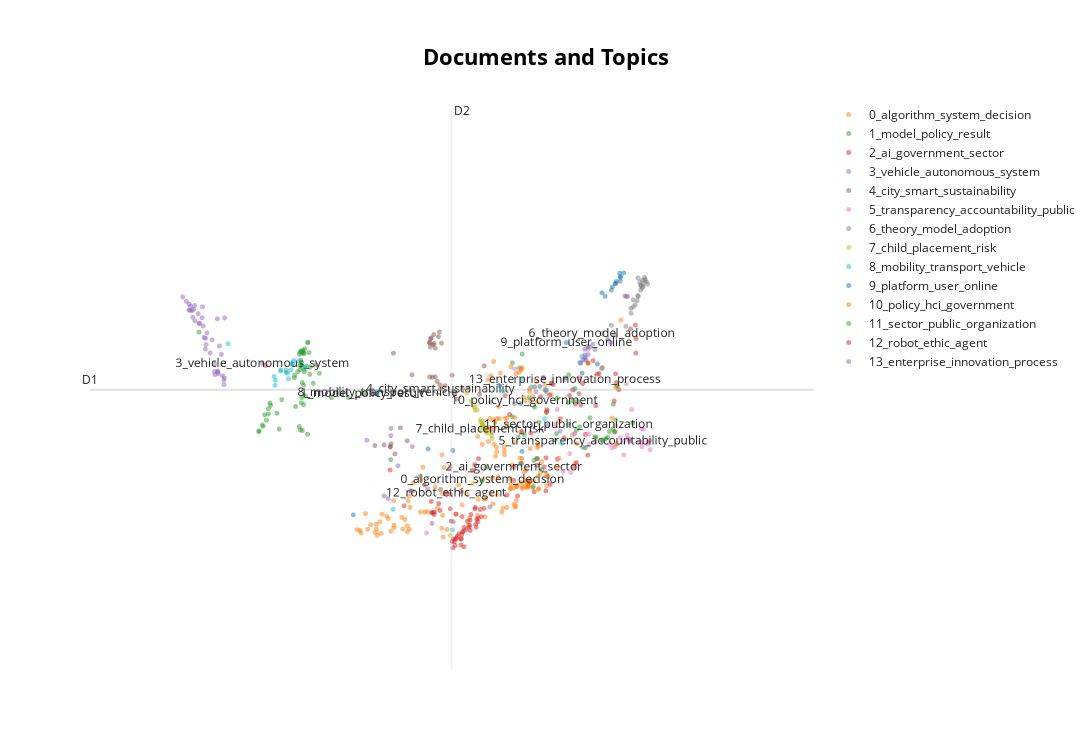

Write notebook code for a chart like this one.
### Code cell
#Visualizing the topics

#prepare embeddings
embeddings = embedding_model.encode(new_abstracts_final, show_progress_bar=False)

#Visualize the documents and topics on two dimensions
reduced_embeddings = UMAP(n_neighbors=15, n_components=10, min_dist=0.0, metric='cosine').fit_transform(embeddings)
topic_model.visualize_documents(new_abstracts_final, reduced_embeddings=reduced_embeddings)
